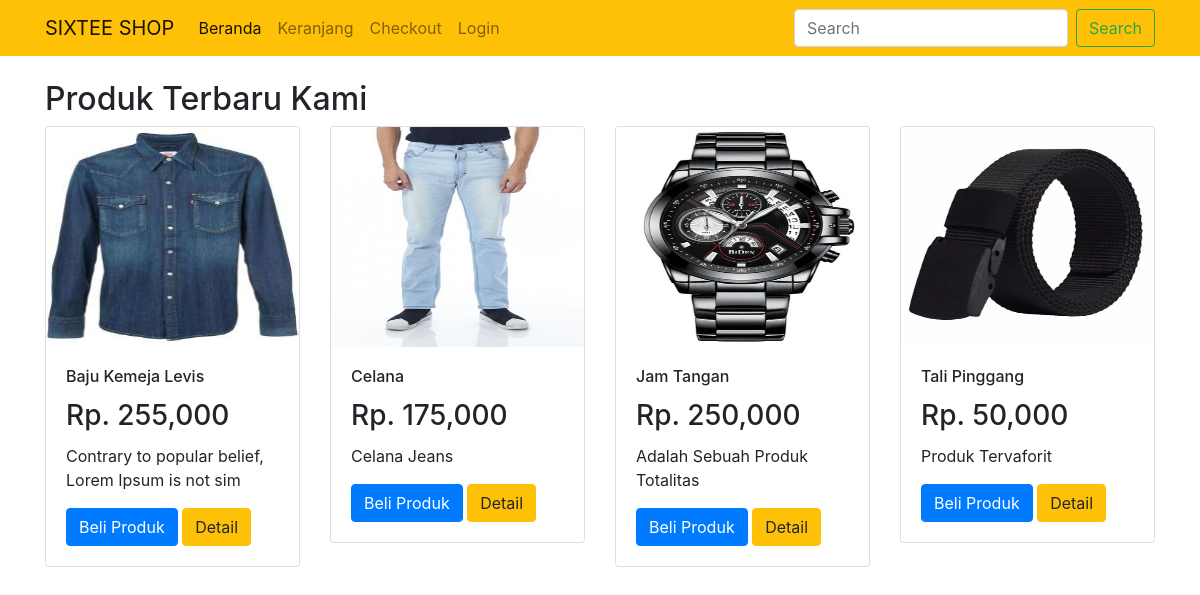
The page / on the database its author committed.
### tables this page shows
CREATE TABLE `tb_produk` (
  `id_produk` int(11) NOT NULL,
  `nama_produk` varchar(40) NOT NULL,
  `harga_produk` int(11) NOT NULL,
  `berat_produk` int(11) NOT NULL,
  `foto_produk` varchar(40) NOT NULL,
  `deskripsi_produk` text NOT NULL
);

### index.php (the view, shortened to what this page needs)
<?php
  $koneksi = new mysqli("localhost", "root", "","db_toko");
 ?>
<!doctype html>
<html lang="en">
  <head>
    <link rel="stylesheet" href="https://stackpath.bootstrapcdn.com/bootstrap/4.2.1/css/bootstrap.min.css">
  </head>
  <body>
    <nav class="navbar navbar-expand-lg navbar-light bg-warning">
      <div class="container">
        <a class="navbar-brand" href="#">SIXTEE SHOP</a>
        <div class="collapse navbar-collapse" id="navbarSupportedContent">
          <ul class="navbar-nav mr-auto">
            <li class="nav-item active">
              <a class="nav-link" href="index.php">Beranda</a>
            </li>
            <li class="nav-item">
              <a class="nav-link" href="keranjang.php">Keranjang <span class="sr-only">(current)</span></a>
            </li>
             <li class="nav-item">
              <a class="nav-link" href="checkout.php">Checkout</a>
           <?php if (isset($_SESSION["pelanggan"])) : ?>
              </li>
              <li>
                <a class="nav-link" href="riwayat.php">Riwayat</a>
              </li>
               <li >
                <a class="nav-link" href="logout.php">Log Out</a>
              </li>
           <?php else:  ?>
             </li>
               <li >
                <a class="nav-link" href="login.php">Login</a>
              </li>
           <?php endif ?>
          </ul>
          <form class="form-inline my-2 my-lg-0">
            <input class="form-control mr-sm-2" type="search" placeholder="Search" aria-label="Search">
            <button class="btn btn-outline-success my-2 my-sm-0" type="submit">Search</button>
          </form>
        </div>
      </div>
  </nav>
  <br>
    <div class="container">
    <h2>Produk Terbaru Kami</h2>
      <div class="row">
        <?php $ambil = $koneksi->query("SELECT * FROM tb_produk"); ?>
        <?php while ($perproduk = $ambil->fetch_assoc()) { ?>
        <div class="col-md-3">
          <div class="card">
              <img src="images/<?= $perproduk['foto_produk']; ?>" class="card-img-top" alt="" width="100" height="220">
              <div class="card-body">
                <h6 class="card-title"><?= $perproduk['nama_produk']; ?></h6>
                <h3 class="card-title"><?= "Rp. " .number_format($perproduk['harga_produk']);  ?></h3>
                <p class="card-text"><?= substr($perproduk['deskripsi_produk'], 0, 50);  ?></p>
                <a href="beli.php?id=<?= $perproduk['id_produk']; ?>" class="btn btn-primary">Beli Produk</a>
                 <a href="detailproduk.php?id=<?= $perproduk['id_produk']; ?>" class="btn btn-warning">Detail</a>
              </div>
            </div>
        </div>
        <?php } ?>
      </div>
    </div>
  </body>
</html>

### rows shown on the page
tb_produk: foto_produk (picture), nama_produk "Baju Kemeja Levis", harga_produk "255,000", deskripsi_produk "Contrary to popular belief, Lorem Ipsum is not sim"
tb_produk: foto_produk (picture), nama_produk "Celana", harga_produk "175,000", deskripsi_produk "Celana Jeans"
tb_produk: foto_produk (picture), nama_produk "Jam Tangan", harga_produk "250,000", deskripsi_produk "Adalah Sebuah Produk Totalitas"
tb_produk: foto_produk (picture), nama_produk "Tali Pinggang", harga_produk "50,000", deskripsi_produk "Produk Tervaforit"
